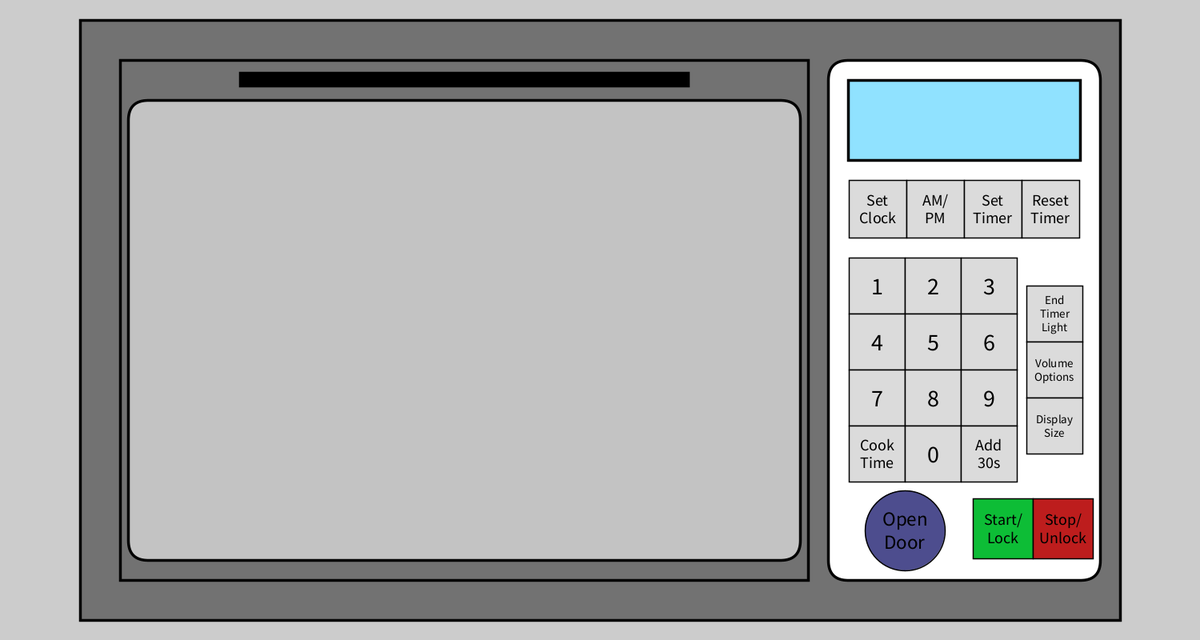
Frame 1 (no input)
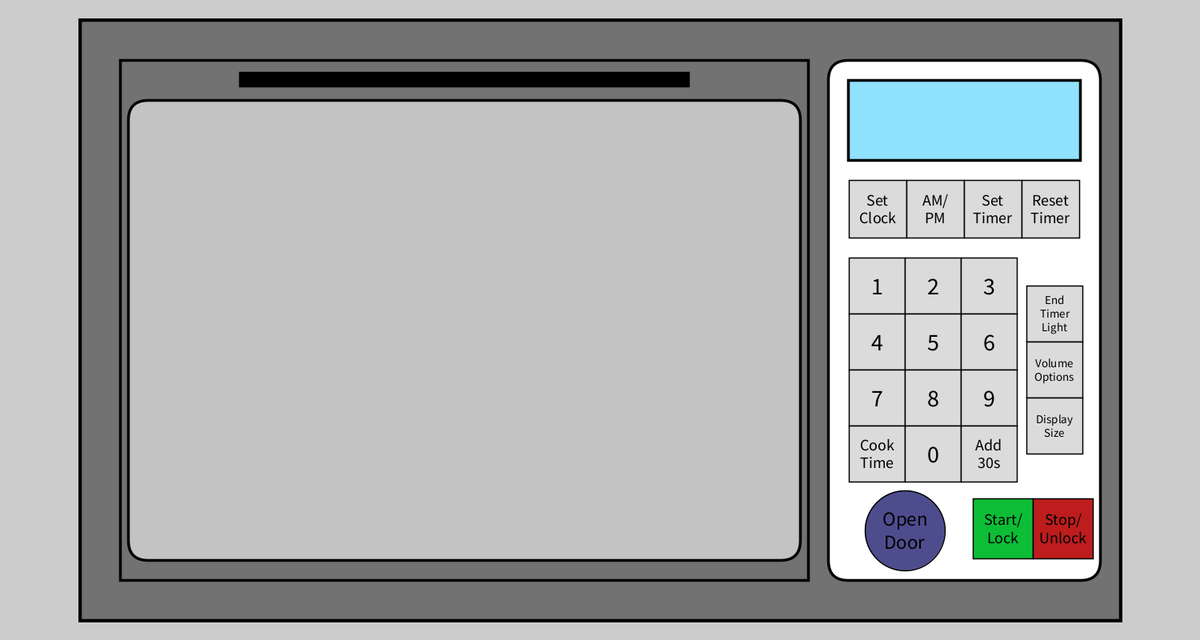
Frame 60 (the mouse pressed at the canvas centre just before this capture)
Frame 120 (the mouse held since frame 60 and released just before this capture): identical to frame 60, image omitted

The Processing sketch that drew these frames (run headless with seeded random() and noise(); from frame 60 on, the mouse is pressed at the canvas centre):

// Processing sketch: p1_BobbyAnaya
// ── p1_BobbyAnaya.pde
//Microwave States
boolean DoorOpen = false;
boolean MicrowaveOn = false;
boolean LightStatus = false;
int Volume = 0;
int FontSize = 0;
boolean Locked = false;

//Microwave Door Setup
int baseX, baseY, doorX, doorY, windowX, windowY, handleX, handleY, doorOpenY,handleOpenY;
int windowCornerRad;
int baseXSize = 1300;
int baseYSize = 750;
int doorXSize = 860;
int doorYSize = 650;
int doorOpenYSize = 50;
int windowXSize = 840;
int windowYSize = 575;
int handleXSize = 560;
int handleYSize = 16;
color selectedColor;
color DefButColor, StartColor, StopColor, BaseColor, insideColor,currentColor, 
handleColor, insideOnColor, screenColor, displayColor, openColor;
color DefButHighlight, StartHighlight, StopHighlight, handleHighlight, openHighlight;

//Mouse Hovers
boolean handleOver, openButtonOver, startOver, stopOver, oneOver, twoOver, threeOver, fourOver,
fiveOver, sixOver, sevenOver, eightOver, nineOver, cookTimeOver, zeroOver, add30sOver,
endLightOver, volumeOver, dispButtonOver, resetTimerOver, setTimerOver, ampmOver, setClockOver;


//Microwave Interface 
int screenBaseX,screenBaseY,displayX, displayY;
int screenCornerRad = 25;
int screenBaseXSize = 340;
int screenBaseYSize = 650;
int displayXSize = 290;
int displayYSize = 100;

//InterFace Timer Buttons
int setClockX, setClockY,ampmX, ampmY, setTimerX, setTimerY, resetTimerX, resetTimerY;
int timerButtonSize = 72;

//Interface Keypad Buttons
int oneX, oneY, twoX, twoY, threeX, threeY, fourX, fourY, fiveX, fiveY, sixX, sixY, sevenX,
sevenY, eightX, eightY, nineX, nineY, cookTimeX, cookTimeY, zeroX, zeroY, add30sX, add30sY;
int keypadButtonSize = 70;

//Interface Accessibility Buttons
int endLightX, endLightY, volumeX, volumeY, dispButtonX, dispButtonY;
int accessButtonSize = 70;

//Start/Stop/Open Buttons
int openX, openY, startX, startY, stopX, stopY;
int startstopSize = 75;
int openSize = 100;

void setup(){
  size(1500,800);
  handleOver=openButtonOver=startOver=stopOver=oneOver=twoOver=threeOver=fourOver=fiveOver=
  sixOver=sevenOver=eightOver=nineOver=cookTimeOver=zeroOver=add30sOver=endLightOver=volumeOver
  =dispButtonOver=resetTimerOver=setTimerOver=ampmOver=setClockOver=false;
  startX = 1216;
  startY = 623;
  stopX = 1291;
  stopY = 623;
  openX = 1131;
  openY = 663;
  endLightX = volumeX = dispButtonX = 1283;
  endLightY = 357;
  volumeY = 427;
  dispButtonY = 497;
  oneY= twoY= threeY = 322;
  fourY = fiveY = sixY = 392;
  sevenY = eightY= nineY = 462;
  cookTimeY= zeroY= add30sY = 532;
  oneX= fourX= sevenX= cookTimeX = 1061;
  twoX= fiveX= eightX= zeroX = 1131;
  threeX= sixX= nineX= add30sX = 1201;
  ampmX = 1133;
  ampmY = 225;
  setTimerX = 1205;
  setTimerY = 225;
  resetTimerX = 1277;
  resetTimerY = 225;
  setClockX = 1061;
  setClockY = 225;
  displayX = 1060;
  displayY = 100;
  screenBaseX = 1035;
  screenBaseY = 75;
  baseX = 100;
  baseY = 25;
  doorX = 150;
  doorY = 75;
  doorOpenY = 675;
  windowX = 160;
  windowY = 125;
  handleX = 300;
  handleY = 91;
  handleOpenY = 725;
  windowCornerRad = 25; 
  BaseColor = color(114);
  insideColor = color(195);
  insideOnColor = color(250,236,167);
  handleColor = color(0);
  screenColor = color(255);
  DefButColor = color(219);
  DefButHighlight = color(239);
  displayColor = color(144, 226, 255);
  handleHighlight = color(75);
  openColor = color(77,77,142);
  openHighlight = color(111,111,206);
  StartColor = color(13,189,54);
  StartHighlight = color(16,223,64);
  StopColor = color(189,29,29);
  StopHighlight = color(229,36,36);
  stroke(0);
}

void draw(){
  strokeWeight(3.5);
  update();
  fill(BaseColor);
  rect(baseX, baseY, baseXSize, baseYSize);
  if(!DoorOpen){
    rect(doorX, doorY, doorXSize, doorYSize);
    if(handleOver){
      fill(handleHighlight);
    }else{
      fill(handleColor);
    }
    rect(handleX, handleY, handleXSize, handleYSize);
    if(!MicrowaveOn){
      fill(insideColor);
    }else{
      fill(insideOnColor);
    }
    rect(windowX, windowY, windowXSize, windowYSize, windowCornerRad);
  }
  else{
    fill(insideColor);
    rect(doorX,doorY, doorXSize, doorYSize);
    fill(BaseColor);
    rect(doorX, doorOpenY, doorXSize, doorOpenYSize);
    if(!handleOver){
      fill(handleHighlight);
    }else{
      fill(handleColor);
    }
    rect(handleX, handleOpenY, handleXSize, handleYSize);
  }
  fill(screenColor);
  rect(screenBaseX, screenBaseY, screenBaseXSize, screenBaseYSize, screenCornerRad);
  fill(displayColor);
  rect(displayX, displayY, displayXSize, displayYSize);
  strokeWeight(1.5);
  fill(setClockOver ? DefButHighlight : DefButColor);
  rect(setClockX, setClockY, timerButtonSize, timerButtonSize);
  fill(ampmOver ? DefButHighlight : DefButColor);
  rect(ampmX, ampmY, timerButtonSize, timerButtonSize);
  fill(setTimerOver ? DefButHighlight : DefButColor);
  rect(setTimerX, setTimerY, timerButtonSize, timerButtonSize);
  fill(resetTimerOver ? DefButHighlight : DefButColor);
  rect(resetTimerX, resetTimerY, timerButtonSize, timerButtonSize);
  fill(oneOver ? DefButHighlight : DefButColor);
  rect(oneX, oneY, keypadButtonSize, keypadButtonSize);
  fill(twoOver ? DefButHighlight : DefButColor);
  rect(twoX, twoY, keypadButtonSize, keypadButtonSize);
  fill(threeOver ? DefButHighlight : DefButColor);
  rect(threeX, threeY, keypadButtonSize, keypadButtonSize);
  fill(fourOver ? DefButHighlight : DefButColor);
  rect(fourX, fourY, keypadButtonSize, keypadButtonSize);
  fill(fiveOver ? DefButHighlight : DefButColor);
  rect(fiveX, fiveY, keypadButtonSize, keypadButtonSize);
  fill(sixOver ? DefButHighlight : DefButColor);
  rect(sixX, sixY, keypadButtonSize, keypadButtonSize);
  fill(sevenOver ? DefButHighlight : DefButColor);
  rect(sevenX, sevenY, keypadButtonSize, keypadButtonSize);
  fill(eightOver ? DefButHighlight : DefButColor);
  rect(eightX, eightY, keypadButtonSize, keypadButtonSize);
  fill(nineOver ? DefButHighlight : DefButColor);
  rect(nineX, nineY, keypadButtonSize, keypadButtonSize);
  fill(cookTimeOver ? DefButHighlight : DefButColor);
  rect(cookTimeX, cookTimeY, keypadButtonSize, keypadButtonSize);
  fill(zeroOver ? DefButHighlight : DefButColor);
  rect(zeroX, zeroY, keypadButtonSize, keypadButtonSize);
  fill(add30sOver ? DefButHighlight : DefButColor);
  rect(add30sX, add30sY, keypadButtonSize, keypadButtonSize);
  fill(endLightOver ? DefButHighlight : DefButColor);
  rect(endLightX, endLightY, accessButtonSize, accessButtonSize);
  fill(volumeOver ? DefButHighlight : DefButColor);
  rect(volumeX, volumeY, accessButtonSize, accessButtonSize);
  fill(dispButtonOver ? DefButHighlight : DefButColor);
  rect(dispButtonX, dispButtonY, accessButtonSize, accessButtonSize);
  fill(openButtonOver ? openHighlight : openColor);
  ellipse(openX, openY, openSize, openSize);
  fill(startOver ? StartHighlight : StartColor);
  rect(startX, startY, startstopSize, startstopSize);
  fill(stopOver ? StopHighlight : StopColor);
  rect(stopX, stopY, startstopSize, startstopSize);
  fill(0);
  textSize(30);
  textAlign(CENTER,CENTER);
  text('1', oneX+35, oneY+35);
  text('2', twoX+35, twoY+35);
  text('3', threeX+35, threeY+35);
  text('4', fourX+35, fourY+35);
  text('5', fiveX+35, fiveY+35);
  text('6', sixX+35, sixY+35);
  text('7', sevenX+35, sevenY+35);
  text('8', eightX+35, eightY+35);
  text('9', nineX+35, nineY+35);
  text('0', zeroX+35, zeroY+35);
  textSize(25);
  text("Open\nDoor",openX, openY);
  textSize(20);
  text("Cook\nTime", cookTimeX+35, cookTimeY+35);
  text("Add\n30s", add30sX+35, add30sY+35);
  text("Start/\nLock",startX+37.5, startY+37.5);
  text("Stop/\nUnlock",stopX+37.5, stopY+37.5);
  text("Set\nClock",setClockX+36, setClockY+36);
  text("AM/\nPM", ampmX+36, ampmY+36);
  text("Set\nTimer", setTimerX+36, setTimerY+36);
  text("Reset\nTimer",resetTimerX+36, resetTimerY+36);
  textSize(15);
  text("End\nTimer\nLight",endLightX+35,endLightY+35);
  text("Volume\nOptions",volumeX+35, volumeY+35);
  text("Display\nSize", dispButtonX+35, dispButtonY+35);
  
}

void update(){
  if(!DoorOpen && overHandle(handleX, handleY, handleXSize, handleYSize) ){
    handleOver = true;
  }
  else if(DoorOpen && !overHandle(handleX, handleOpenY, handleXSize, handleYSize) ){
    handleOver = true;
  }
  else{
    handleOver = false;
  }
  openButtonOver = overOpen(openX, openY, openSize);
  startOver = overButton(startX, startY, startstopSize, startstopSize);
  stopOver = overButton(stopX, stopY, startstopSize, startstopSize);
  oneOver = overButton(oneX, oneY, keypadButtonSize, keypadButtonSize);
  twoOver = overButton(twoX, twoY, keypadButtonSize, keypadButtonSize);
  threeOver = overButton(threeX, threeY, keypadButtonSize, keypadButtonSize);
  fourOver = overButton(fourX, fourY, keypadButtonSize, keypadButtonSize);
  fiveOver = overButton(fiveX, fiveY, keypadButtonSize, keypadButtonSize);
  sixOver = overButton(sixX, sixY, keypadButtonSize, keypadButtonSize);
  sevenOver = overButton(sevenX, sevenY, keypadButtonSize, keypadButtonSize);
  eightOver = overButton(eightX, eightY, keypadButtonSize, keypadButtonSize);
  nineOver = overButton(nineX, nineY, keypadButtonSize, keypadButtonSize);
  cookTimeOver = overButton(cookTimeX, cookTimeY, keypadButtonSize, keypadButtonSize);
  zeroOver = overButton(zeroX, zeroY, keypadButtonSize, keypadButtonSize);
  add30sOver = overButton(add30sX, add30sY, keypadButtonSize, keypadButtonSize);
  endLightOver = overButton(endLightX, endLightY, accessButtonSize, accessButtonSize);
  volumeOver = overButton(volumeX, volumeY, accessButtonSize, accessButtonSize);
  dispButtonOver = overButton(dispButtonX, dispButtonY, accessButtonSize, accessButtonSize);
  resetTimerOver = overButton(resetTimerX, resetTimerY, timerButtonSize, timerButtonSize);
  setTimerOver = overButton(setTimerX, setTimerY, timerButtonSize, timerButtonSize);
  ampmOver = overButton(ampmX, ampmY, timerButtonSize, timerButtonSize);
  setClockOver = overButton(setClockX, setClockY, timerButtonSize, timerButtonSize);
}

void mousePressed(){
  if(!DoorOpen && overHandle(handleX, handleY, handleXSize, handleYSize) ){
    DoorOpen = true;
  }
  else if(DoorOpen && overHandle(handleX, handleOpenY, handleXSize, handleYSize) ){
    DoorOpen = false;
  }
  if(overOpen(openX, openY, openSize))
  {
    DoorOpen = !DoorOpen;
  }
}

boolean overHandle(int x, int y, int w, int h){
  if(mouseX >= x && mouseX <= x+w && mouseY >= y && mouseY <= y+h){
    return true;
  }
  else{
    return false;
  }
}

boolean overOpen(int x, int y, int diameter){
  float disX = x - mouseX;
  float disY = y - mouseY;
  if(sqrt(sq(disX) + sq(disY)) < diameter/2){
    return true;
  }else{
    return false;
  }
}

boolean overButton(int x, int y, int w, int h){
  if(mouseX >= x && mouseX <= x+w && mouseY >= y && mouseY <= y+h){
    return true;
  }else{
    return false;
  }
}
